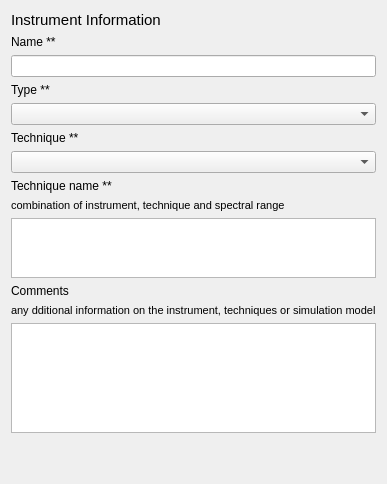
      <widget class="QWidget" name="tab">
       <attribute name="title">
        <string>1 Description</string>
       </attribute>
       <layout class="QVBoxLayout" name="verticalLayout_6">
        <item>
         <widget class="QLabel" name="label_45">
          <property name="font">
           <font>
            <pointsize>11</pointsize>
           </font>
          </property>
          <property name="text">
           <string>Instrument Information</string>
          </property>
         </widget>
        </item>
        <item>
         <widget class="QLabel" name="label">
          <property name="toolTip">
           <string>&lt;html&gt;&lt;head/&gt;&lt;body&gt;&lt;p&gt;Specific name and model of the instrument&lt;/p&gt;&lt;/body&gt;&lt;/html&gt;</string>
          </property>
          <property name="text">
           <string>Name **</string>
          </property>
         </widget>
        </item>
        <item>
         <widget class="QLineEdit" name="name">
          <property name="toolTip">
           <string>&lt;html&gt;&lt;head/&gt;&lt;body&gt;&lt;p&gt;Specific name and model of the instrument&lt;/p&gt;&lt;/body&gt;&lt;/html&gt;</string>
          </property>
         </widget>
        </item>
        <item>
         <widget class="QLabel" name="label_2">
          <property name="toolTip">
           <string>&lt;html&gt;&lt;head/&gt;&lt;body&gt;&lt;p&gt;Type of used instrument&lt;/p&gt;&lt;/body&gt;&lt;/html&gt;</string>
          </property>
          <property name="text">
           <string>Type **</string>
          </property>
         </widget>
        </item>
        <item>
         <layout class="QGridLayout" name="gridLayout_13">
          <item row="0" column="0">
           <widget class="QComboBox" name="instrument_type">
            <property name="toolTip">
             <string>&lt;html&gt;&lt;head/&gt;&lt;body&gt;&lt;p&gt;Type of used instrument&lt;/p&gt;&lt;/body&gt;&lt;/html&gt;</string>
            </property>
           </widget>
          </item>
         </layout>
        </item>
        <item>
         <widget class="QLabel" name="label_3">
          <property name="toolTip">
           <string>&lt;html&gt;&lt;head/&gt;&lt;body&gt;&lt;p&gt;Instrumental technique&lt;/p&gt;&lt;/body&gt;&lt;/html&gt;</string>
          </property>
          <property name="text">
           <string>Technique **</string>
          </property>
         </widget>
        </item>
        <item>
         <widget class="QComboBox" name="technique">
          <property name="minimumSize">
           <size>
            <width>0</width>
            <height>0</height>
           </size>
          </property>
          <property name="toolTip">
           <string>&lt;html&gt;&lt;head/&gt;&lt;body&gt;&lt;p&gt;Instrumental technique&lt;/p&gt;&lt;/body&gt;&lt;/html&gt;</string>
          </property>
         </widget>
        </item>
        <item>
         <widget class="QLabel" name="label_4">
          <property name="toolTip">
           <string>&lt;html&gt;&lt;head/&gt;&lt;body&gt;&lt;p&gt;Name describing the combination of instrument, technique and spectral range used. Will be used as the title of your instrument&lt;/p&gt;&lt;/body&gt;&lt;/html&gt;</string>
          </property>
          <property name="text">
           <string>Technique name **</string>
          </property>
         </widget>
        </item>
        <item>
         <widget class="QLabel" name="label_19">
          <property name="font">
           <font>
            <pointsize>8</pointsize>
           </font>
          </property>
          <property name="toolTip">
           <string>&lt;html&gt;&lt;head/&gt;&lt;body&gt;&lt;p&gt;Name describing the combination of instrument, technique and spectral range used. Will be used as the title of your instrument&lt;/p&gt;&lt;/body&gt;&lt;/html&gt;</string>
          </property>
          <property name="text">
           <string>combination of instrument, technique and spectral range</string>
          </property>
         </widget>
        </item>
        <item>
         <widget class="QTextEdit" name="technique_name">
          <property name="maximumSize">
           <size>
            <width>16777215</width>
            <height>60</height>
           </size>
          </property>
          <property name="toolTip">
           <string>&lt;html&gt;&lt;head/&gt;&lt;body&gt;&lt;p&gt;Name describing the combination of instrument, technique and spectral range used. Will be used as the title of your instrument&lt;/p&gt;&lt;/body&gt;&lt;/html&gt;</string>
          </property>
          <property name="frameShadow">
           <enum>QFrame::Sunken</enum>
          </property>
          <property name="sizeAdjustPolicy">
           <enum>QAbstractScrollArea::AdjustIgnored</enum>
          </property>
          <property name="tabStopWidth">
           <number>80</number>
          </property>
         </widget>
        </item>
        <item>
         <widget class="QLabel" name="label_5">
          <property name="toolTip">
           <string>&lt;html&gt;&lt;head/&gt;&lt;body&gt;&lt;p&gt;Additional information on the instrument and techniques (special configuration, use of cryogenic/thermal/vacuum cell ...) or simulation model&lt;/p&gt;&lt;/body&gt;&lt;/html&gt;</string>
          </property>
          <property name="text">
           <string>Comments</string>
          </property>
         </widget>
        </item>
        <item>
         <widget class="QLabel" name="label_21">
          <property name="font">
           <font>
            <pointsize>8</pointsize>
           </font>
          </property>
          <property name="toolTip">
           <string>&lt;html&gt;&lt;head/&gt;&lt;body&gt;&lt;p&gt;Additional information on the instrument and techniques (special configuration, use of cryogenic/thermal/vacuum cell ...) or simulation model&lt;/p&gt;&lt;/body&gt;&lt;/html&gt;</string>
          </property>
          <property name="text">
           <string>any dditional information on the instrument, techniques or simulation model</string>
          </property>
         </widget>
        </item>
        <item>
         <widget class="QTextEdit" name="comments">
          <property name="maximumSize">
           <size>
            <width>16777215</width>
            <height>110</height>
           </size>
          </property>
          <property name="toolTip">
           <string>&lt;html&gt;&lt;head/&gt;&lt;body&gt;&lt;p&gt;Additional information on the instrument and techniques (special configuration, use of cryogenic/thermal/vacuum cell ...) or simulation model&lt;/p&gt;&lt;/body&gt;&lt;/html&gt;</string>
          </property>
         </widget>
        </item>
        <item>
         <spacer name="verticalSpacer">
          <property name="orientation">
           <enum>Qt::Vertical</enum>
          </property>
          <property name="sizeHint" stdset="0">
           <size>
            <width>20</width>
            <height>40</height>
           </size>
          </property>
         </spacer>
        </item>
       </layout>
      </widget>
